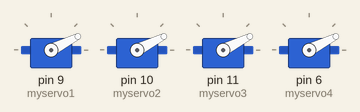
A sketch run on a simulated Arduino Uno, built with avr-gcc and run on an emulated ATmega328P. Shown: 4 × servo.

Above: at 0.05 s.
At 0.3 s:
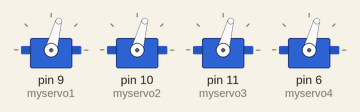
At 0.6 s:
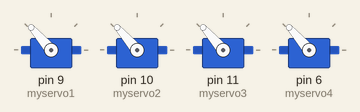
At 0.85 s:
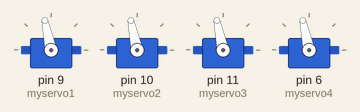
At 1.15 s:
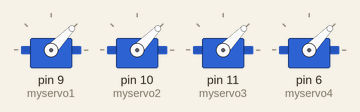
Timing chart, 0 to 3.0 s (numbered marks = the images above):
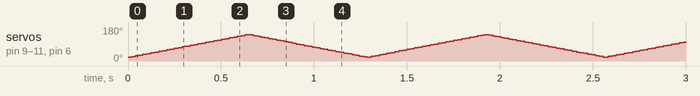

The sketch:

voltage.ino
```cpp
#include <Servo.h>
Servo myservo1;
Servo myservo2;
Servo myservo3;
Servo myservo4;
int pos = 0;


void setup() {
  myservo1.attach(9);
  myservo2.attach(10);
  myservo3.attach(11);
  myservo4.attach(6);
  Serial.begin(9600);
}

void loop() {
  for (pos = 20; pos <= 140; pos += 1) { // goes from 0 degrees to 180 degrees
    // in steps of 1 degree
    myservo1.write(pos);
    myservo2.write(pos);
    myservo3.write(pos);
    myservo4.write(pos);// tell servo to go to position in variable 'pos'
    delay(5);                       // waits 15ms for the servo to reach the position
  }
  for (pos = 140; pos >= 20; pos -= 1) { // goes from 180 degrees to 0 degrees
    myservo1.write(pos);
    myservo2.write(pos);
    myservo3.write(pos);
    myservo4.write(pos);// tell servo to go to position in variable 'pos'
    delay(5);                       // waits 15ms for the servo to reach the position
  }
}
```
